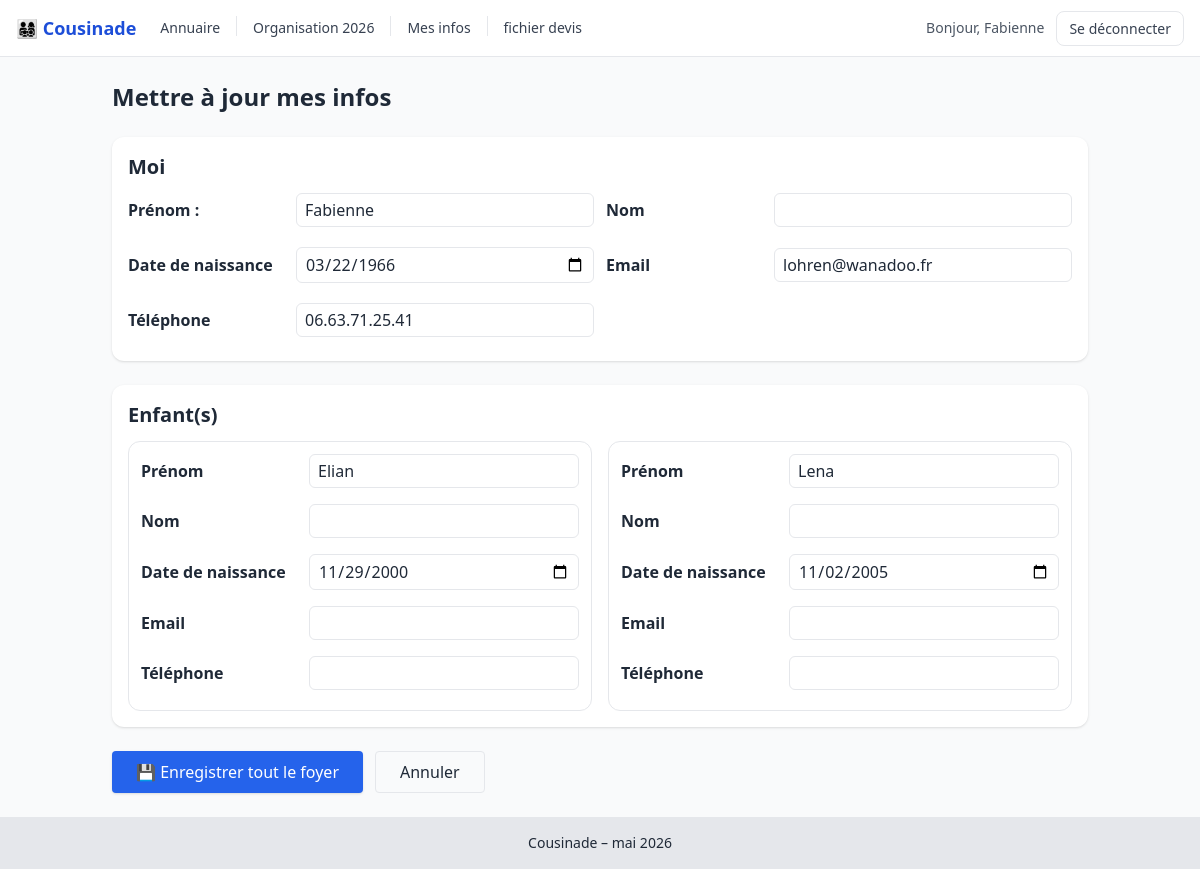
The page /edit (signed in) on the database its author committed.
### app/models.py (models this page shows)
class Member(Base):
    __tablename__ = "members"
    id = Column(Integer, primary_key=True)
    first_name = Column(String(80), nullable=False)
    last_name = Column(String(80), nullable=False)
    birth_date = Column(Date, nullable=True)
    email = Column(String(255), nullable=True, unique=False)
    phone = Column(String(50), nullable=True)
    notes = Column(Text, nullable=True)
    created_at = Column(DateTime, default=datetime.utcnow)
    updated_at = Column(DateTime, default=datetime.utcnow, onupdate=datetime.utcnow)
    family_branch = Column(String(80), nullable=True)  # branche/ancêtre si utile
    parents = relationship(
        "ParentChild", foreign_keys="ParentChild.child_id",
        back_populates="child", cascade="all, delete-orphan"
    )
    children_links = relationship(
        "ParentChild", foreign_keys="ParentChild.parent_id",
        back_populates="parent", cascade="all, delete-orphan"
    )
    couples_a = relationship("Couple", foreign_keys="Couple.partner_a_id",
                             back_populates="partner_a", cascade="all, delete-orphan")
    couples_b = relationship("Couple", foreign_keys="Couple.partner_b_id",
                             back_populates="partner_b", cascade="all, delete-orphan")

### app/main.py (the view)
@app.get("/edit", response_class=HTMLResponse)
def edit_form(request: Request, db: Session = Depends(get_db)):
    user = get_current_user(request, db)
    if not user :
        return RedirectResponse(url="/login", status_code=303)
    owner = user
    partners = {*(c.partner_a if c.partner_a_id != owner.id else c.partner_b for c in (owner.couples_a + owner.couples_b))}
    children = [lnk.child for lnk in owner.children_links]
    tpl = templates.get_template("edit.html")
    return tpl.render(request=request, owner=owner, partners=list(partners), children=children, user=user)

### templates/edit.html (shortened to what this page needs)
{% extends "base.html" %}
{% block content %}
<h1 class="text-2xl font-semibold mb-4">Mettre à jour mes infos</h1>
<form id="familyForm" method="post" action="/edit/save" class="space-y-6">
  <section class="bg-white p-4 rounded-xl shadow">
    <h2 class="text-xl font-bold mb-3">Moi</h2>
    <div class="grid md:grid-cols-2 gap-3" data-role="owner" data-id="{{ owner.id }}">
      <div class="form-row">
        <label >Prénom :</label>
        <input data-field="first_name" value="{{ owner.first_name }}">
      </div>
      <div class="form-row">
        <label>Nom</label>
        <input data-field="last_name" value="{{ owner.last_name }}">
      </div>
      <div class="form-row">
        <label>Date de naissance</label>
        <input type="date" data-field="birth_date" value="{{ owner.birth_date or '' }}">
      </div>
      <div class="form-row">
        <label>Email</label>
        <input type="email" data-field="email" value="{{ owner.email or '' }}">
      </div>
      <div class="form-row">
        <label>Téléphone</label>
        <input data-field="phone" value="{{ owner.phone or '' }}">
      </div>
    </div>
  </section>
  <section class="bg-white p-4 rounded-xl shadow">
    <div class="flex items-center justify-between mb-3">
      <h2 class="text-xl font-bold">Enfant(s)</h2>
    </div>
    <div id="childrenContainer" class="grid md:grid-cols-2 gap-4">
      {% for c in children %}
      <div class="border rounded-xl p-3 relative" data-role="child" data-id="{{ c.id }}">
        <div class="grid gap-2">
          <div class="form-row">
            <label>Prénom</label>
            <input data-field="first_name" value="{{ c.first_name }}">
          </div>
          <div class="form-row">
            <label>Nom</label>
            <input data-field="last_name" value="{{ c.last_name }}">
          </div>
          <div class="form-row">
            <label>Date de naissance</label>
            <input type="date" data-field="birth_date" value="{{ c.birth_date or '' }}">
          </div>
          <div class="form-row">
            <label>Email</label>
            <input type="email" data-field="email" value="{{ c.email or '' }}">
          </div>
          <div class="form-row">
            <label>Téléphone</label>
            <input data-field="phone" value="{{ c.phone or '' }}">
          </div>
        </div>
      </div>
      {% endfor %}
    </div>
  </section>
  <div class="flex gap-3">
    <button type="submit" class="bg-blue-600 text-white px-6 py-2 rounded shadow hover:bg-blue-700">
      💾 Enregistrer tout le foyer
    </button>
    <a href="/" class="px-6 py-2 rounded border">Annuler</a>
  </div>
</form>
{% endblock %}

### templates/base.html (shortened to what this page needs)
<!doctype html>
<html lang="fr">
  <head>
    <script src="https://cdn.tailwindcss.com"></script>
  </head>
  <body class="bg-gray-50 text-gray-800 min-h-screen flex flex-col">
<nav class="bg-white border-b border-gray-200 sticky top-0 z-40">
  <div class="px-4">
    <div class="h-14 flex items-center justify-between">
      {% if user %}
      <div class="flex items-center gap-4">
        <a href="/" class="font-bold text-blue-700 text-lg">👨‍👩‍👧‍👦 Cousinade</a>
        {% set current = request.url.path %}
        <ul class="hidden md:flex items-center text-sm text-gray-700">
          <li><a href="/" class="nav-link {{ 'active' if current == '/' else '' }}">Annuaire</a></li>
          <li></li>
          <li><a href="/rsvp" class="nav-link {{ 'active' if current.startswith('/rsvp') else '' }}">Organisation 2026</a></li>
          <li></li>
          <li><a href="/edit" class="nav-link {{ 'active' if current.startswith('/member/' ~ user.id) else '' }}">Mes infos</a></li>
          <li></li>
          <li><a href="/static/cousinade.xlsx" class="nav-link {{ 'active' if current.startswith('/about') else '' }}">fichier devis</a></li>
        </ul>
      </div>
      {% endif %}
      <div class="hidden md:flex items-center gap-3">
        {% if user %}
          <span class="text-sm text-gray-600">Bonjour, {{ user.first_name }}</span>
          <a href="/logout" class="btn btn-outline">Se déconnecter</a>
        {% endif %}
      </div>
    </div>
  </div>
</nav>
    <main class="container mx-auto flex-1 p-6">
      {% block content %}{% endblock %}
    </main>
    <footer class="bg-gray-200 text-center text-sm p-4">
      Cousinade – mai 2026
    </footer>
  </body>
</html>

### templates/base.html (style rules this page uses)
.form-row { display:flex;align-items:center;gap:.5rem;margin-bottom:.5rem }
.form-row>label { min-width:10rem;font-weight:700 }
.form-row>input,.form-row>select,.form-row>textarea { flex:1 1 auto;border:1px solid #e5e7eb;border-radius:.375rem;padding:.25rem .5rem }
.nav-link { display:inline-block;padding:.375rem .5rem;border-radius:.375rem; color:#374151;text-decoration:none }
.btn { padding:.375rem .75rem;border-radius:.5rem;font-size:.875rem;text-decoration:none }
.btn-outline { border:1px solid #e5e7eb;color:#374151;background:#fff }

### rows shown on the page
Member: first_name "Fabienne", birth_date "03/22/1966", email "lohren@wanadoo.fr", phone "06.63.71.25.41"
Member: first_name "Elian", birth_date "11/29/2000"
Member: first_name "Lena", birth_date "11/02/2005"
